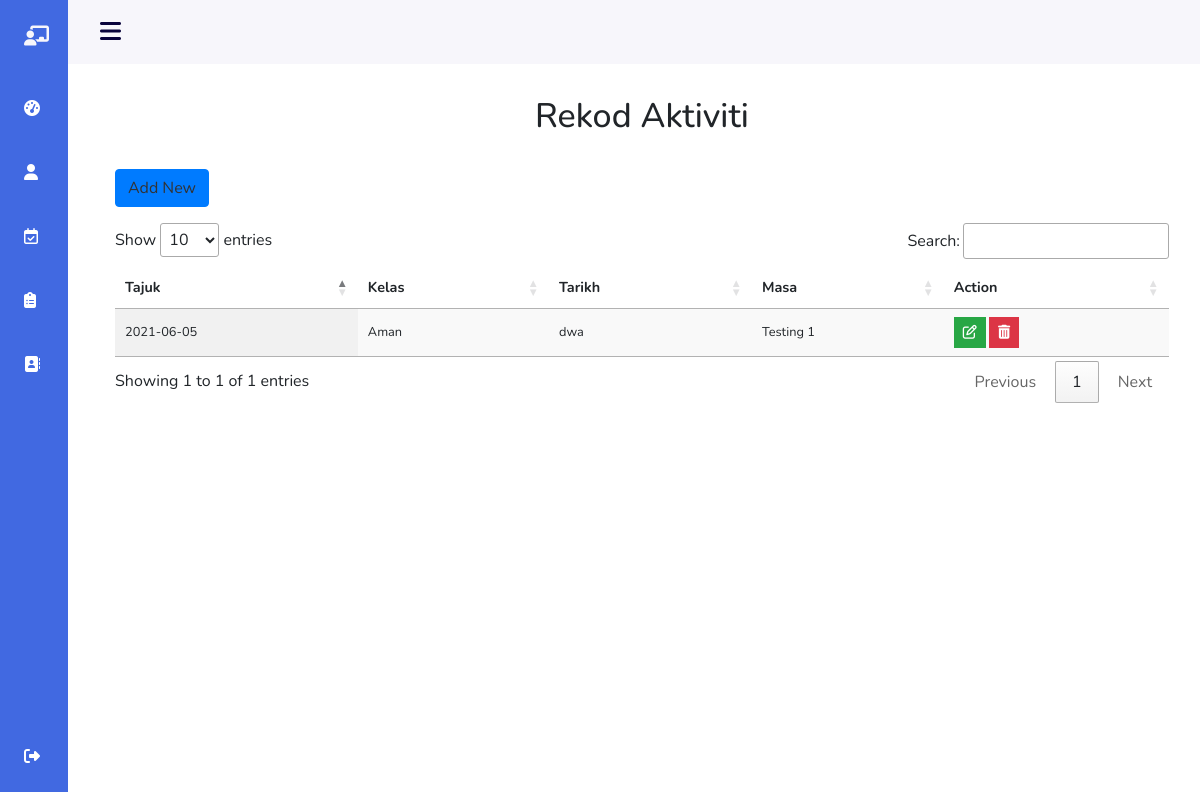
Page /User/activity.php on the committed database.
### tables this page shows
CREATE TABLE IF NOT EXISTS `class_activity` (
  `id` int(11) NOT NULL AUTO_INCREMENT,
  `class` varchar(50) NOT NULL,
  `topic` varchar(50) NOT NULL,
  `date` varchar(50) NOT NULL,
  `remarks` varchar(50) NOT NULL,
  PRIMARY KEY (`id`)
);

### User/activity.php (the view, shortened to what this page needs)
<?php
$username="root";
$password="";
$hostname = "localhost";
$dbhandle = mysqli_connect($hostname, $username, $password)
or die("Unable to connect to MySQL");
$result = mysqli_query($dbhandle, "SELECT * FROM class_activity");
$value = mysqli_fetch_all($result);
?>
<!DOCTYPE html>
<html lang="en">
    <head>
        <link rel="stylesheet" href="<?php echo 'http://'.$_SERVER['SERVER_NAME'] ?>/kindergarten-system/src/text.css">
        <link rel="stylesheet" href="https://cdn.jsdelivr.net/gh/lykmapipo/themify-icons@0.1.2/css/themify-icons.css">
        <link href="https://cdn.jsdelivr.net/npm/bootstrap@5.0.0-beta3/dist/css/bootstrap.min.css" rel="stylesheet">
        <link rel="stylesheet" href="<?php echo 'http://'.$_SERVER['SERVER_NAME'] ?>/kindergarten-system/src/text.css">
        <link rel="stylesheet" type="text/css" href="https://cdn.datatables.net/1.10.24/css/jquery.dataTables.css">
        <link rel="stylesheet" href="https://cdn.jsdelivr.net/gh/lykmapipo/themify-icons@0.1.2/css/themify-icons.css">
    </head>
<body id="body-pd">
    <?php include 'navbar.php' ?>
        <h1>Rekod Aktiviti</h1>
            <br>
        <div class="container">
            <div class="row clearfix">
            	<div class="col-md-12 table-responsive">
                    <p>
                      <a class="btn btn-primary" data-bs-toggle="modal" data-bs-target="#addModal">
                        Add New
                      </a>
                    </p>
                    <table id="table_id" class="display">
                        <thead>
                            <tr>
                                <th>Tajuk</th>
                                <th>Kelas</th>
                                <th>Tarikh</th>
                                <th>Masa</th>
                                <th>Action</th>
                            </tr>
                        </thead>
                        <tbody>
                            <?php
                                foreach($value as $data){
                                    echo "<tr>";
                                    echo "<td>".$data[3]."</td>";
                                    echo "<td>".$data[1]."</td>";
                                    echo "<td>".$data[4]."</td>";
                                    echo "<td>".$data[2]."</td>";
                                    echo '<td>
                                            <button class="btn btn-success btn-sm rounded-0 edit_data" type="button" data-toggle="tooltip" data-placement="top" title="Edit" data-bs-toggle="modal" data-bs-target="#editModal" data-user-id="'.$data[0].'"><i class="fa fa-edit"></i></button>
                                            <button class="btn btn-danger btn-sm rounded-0 delete_data" type="button" data-toggle="tooltip" data-placement="top" title="Delete" data-bs-toggle="modal" data-bs-target="#deleteModal" data-user-id="'.$data[0].'"><i class="fa fa-trash"></i></button>
                                        </td>';
                                    echo "</tr>";
                                }
                            ?>
                        </tbody>
                    </table>
        		</div>
        	</div>
        </div>
    </body>
</html>

### src/text.css (style rules this page uses)
*,::before,::after { box-sizing: border-box; }
body { position: relative; margin: 3rem 0 0 0; padding: 0 1rem; font-family: 'Nunito', sans-serif; font-size: 1rem; transition: .5s; }
a { text-decoration: none; }
h1 { padding:2rem 0 0; text-align: center; font-size: 34px; }
p { color:#333; line-height: 1.6; }
@media screen and (min-width:768px) { body { margin:calc(3rem + 1rem) 0 0 0; padding-left:calc(68px + 2rem); } }
th, td { font-size: .9rem; padding: 1rem 1rem; color: var(--color-dark); }
td { font-size: .8rem; }
.table-responsive { overflow-x: auto; }

### User/src/css/navbar.css (style rules this page uses)
*,::before,::after { box-sizing: border-box; }
body { position: relative; margin: 3rem 0 0 0; padding: 0 1rem; font-family: 'Nunito', sans-serif; font-size: 1rem; transition: .5s; }
a { text-decoration: none; }
h1 { padding:2rem 0 0; text-align: center; font-size: 34px; }
p { color:#333; line-height: 1.6; }
@media screen and (min-width:768px) { body { margin:calc(3rem + 1rem) 0 0 0; padding-left:calc(68px + 2rem); } }

### rows in the picture
class_activity: date "2021-06-05", class "Aman", remarks "dwa", topic "Testing 1"
